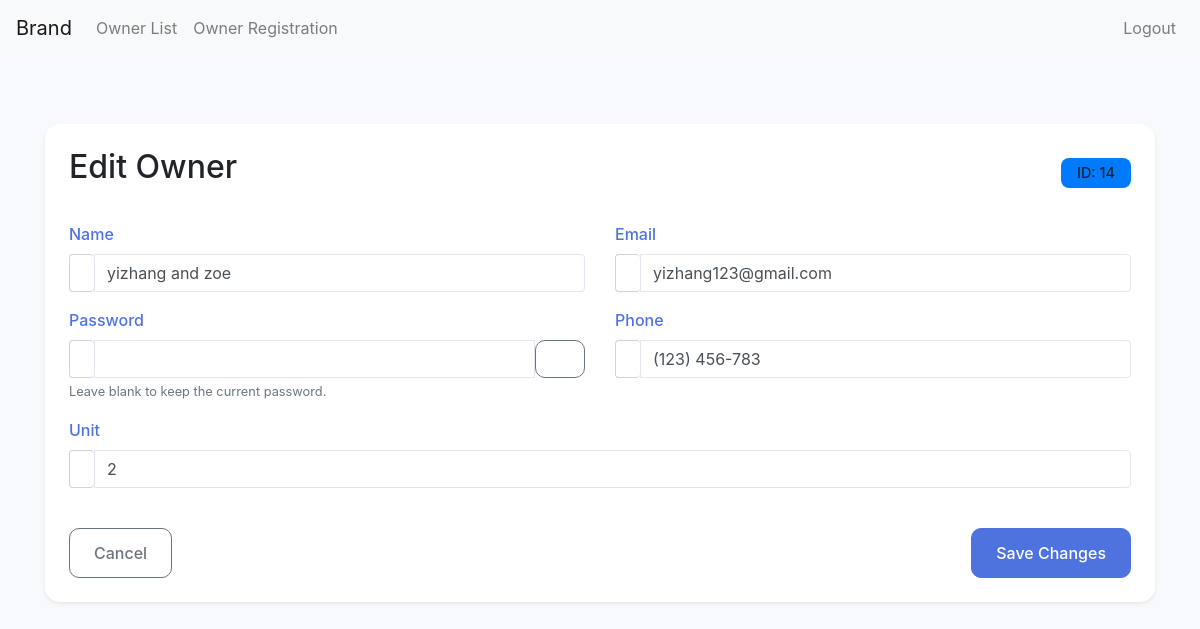
/admin/edit_owner.php?id=14, run on the app's committed database.
### tables this page shows
CREATE TABLE `users` (
  `id` int(11) NOT NULL,
  `name` varchar(255) NOT NULL,
  `email` varchar(255) NOT NULL,
  `password` varchar(255) NOT NULL,
  `unit` varchar(255) DEFAULT NULL,
  `phone` varchar(255) DEFAULT NULL
);

### db.php (called while the page is built, shortened)
<?php
class Database {
    private $conn;
    public function __construct() {
        $server = "localhost";
        $username = "root";
        $password = "";
        $database = "visitor_system";
        $this->conn = mysqli_connect($server, $username, $password, $database);
    }
    public function getConnection() {
        return $this->conn;
    }
}

### OwnerController.php (called while the page is built, shortened)
<?php
include_once 'db.php';
class OwnerController {
    private $conn;
    public function __construct() {
        $db = new Database();
        $this->conn = $db->getConnection();
    }
    public function GetOwnerById($id) {
        $stmt = $this->conn->prepare("SELECT * FROM users WHERE id = ?");
        $stmt->bind_param("i", $id);
        $stmt->execute();
        $result = $stmt->get_result();
        $owner = $result->fetch_assoc();
        return $owner;
    }
}

### admin/edit_owner.php (the view, shortened to what this page needs)
<?php
include_once '../db.php';
include_once '../OwnerController.php';
if ($_SERVER['REQUEST_METHOD'] === 'POST') {
    $id = $_POST['id'];
    $name = $_POST['name'];
    $email = $_POST['email'];
    $password = $_POST['password'];
    $unit = $_POST['unit'];
    $phone = $_POST['phone'];
    $ownerController = new OwnerController();
    $result = $ownerController->OwenrModify($name, $email, $password, $unit, $phone, $id);
    if ($result) {
        header('Location: owner.php?msg=Owner updated successfully');
        exit;
    } else {
        $error = "Error updating owner.";
    }
} else {
    $id = $_GET['id'] ?? null;
    $ownerController = new OwnerController();
    $owner = $ownerController->GetOwnerById($id);
}
?>
<?php include_once('header.php'); ?>
<div class="edit-wrapper">
    <div class="container mt-5">
        <div class="card shadow-sm">
            <div class="card-body p-4">
                <div class="d-flex justify-content-between align-items-center mb-4">
                    <h2 class="card-title">
                        <i class="fas fa-user-edit me-2"></i>Edit Owner
                    </h2>
                    <span class="badge bg-primary">ID: <?php echo $owner['id']; ?></span>
                </div>
                <form action="edit_owner.php" method="POST" class="needs-validation" novalidate>
                    <div class="row g-3">
                        <div class="col-md-6">
                            <div class="form-group mb-3">
                                <label for="name">Name</label>
                                <div class="input-group">
                                    <span class="input-group-text"><i class="fas fa-user"></i></span>
                                    <input type="text" class="form-control" id="name" name="name"
                                           value="<?php echo htmlspecialchars($owner['name']); ?>" required>
                                </div>
                            </div>
                        </div>
                        <div class="col-md-6">
                            <div class="form-group mb-3">
                                <label for="email">Email</label>
                                <div class="input-group">
                                    <span class="input-group-text"><i class="fas fa-envelope"></i></span>
                                    <input type="email" class="form-control" id="email" name="email"
                                           value="<?php echo htmlspecialchars($owner['email']); ?>" required>
                                </div>
                            </div>
                        </div>
                        <div class="col-md-6">
                            <div class="form-group mb-3">
                                <label for="password">Password</label>
                                <div class="input-group">
                                    <span class="input-group-text"><i class="fas fa-lock"></i></span>
                                    <input type="password" class="form-control" id="password" name="password">
                                    <button class="btn btn-outline-secondary" type="button" onclick="togglePassword()">
                                    </button>
                                </div>
                                <small class="form-text text-muted">Leave blank to keep the current password.</small>
                            </div>
                        </div>
                        <div class="col-md-6">
                            <div class="form-group mb-3">
                                <label for="phone">Phone</label>
                                <div class="input-group">
                                    <span class="input-group-text"><i class="fas fa-phone"></i></span>
                                    <input type="text" class="form-control" id="phone" name="phone"
                                           value="<?php echo htmlspecialchars($owner['phone']); ?>" required>
                                </div>
                            </div>
                        </div>
                        <div class="col-md-12">
                            <div class="form-group mb-3">
                                <label for="unit">Unit</label>
                                <div class="input-group">
                                    <span class="input-group-text"><i class="fas fa-building"></i></span>
                                    <input type="text" class="form-control" id="unit" name="unit"
                                           value="<?php echo htmlspecialchars($owner['unit']); ?>" required>
                                </div>
                            </div>
                        </div>
                    </div>
                    <div class="d-flex justify-content-between mt-4">
                        <a href="owner.php" class="btn btn-outline-secondary">
                            <i class="fas fa-arrow-left me-2"></i>Cancel
                        </a>
                        <button type="submit" class="btn btn-primary">
                            <i class="fas fa-save me-2"></i>Save Changes
                        </button>
                    </div>
                </form>
            </div>
        </div>
    </div>
</div>
<?php include_once('../footer.php'); ?>

### admin/edit_owner.php (style rules this page uses)
.edit-wrapper { background: #f8f9fc; min-height: calc(100vh - 60px); padding: 20px; }
.card { border: none; border-radius: 15px; transition: all 0.3s ease; }
.form-group label { font-weight: 500; color: #4e73df; margin-bottom: 0.5rem; }
.input-group-text { background: transparent; border-right: none; color: #6c757d; }
.form-control { border-left: none; border: 1px solid #e3e6f0; padding: 0.75rem; transition: all 0.3s ease; }
.btn { padding: 0.75rem 1.5rem; border-radius: 10px; font-weight: 500; transition: all 0.3s ease; }
.btn-primary { background: #4e73df; border-color: #4e73df; }
.badge { padding: 0.5rem 1rem; border-radius: 8px; font-weight: 500; font-size: 0.9rem; }

### data on the page
users: id "14", name "yizhang and zoe", email "yizhang123@gmail.com", phone "(123) 456-783", unit "2"
